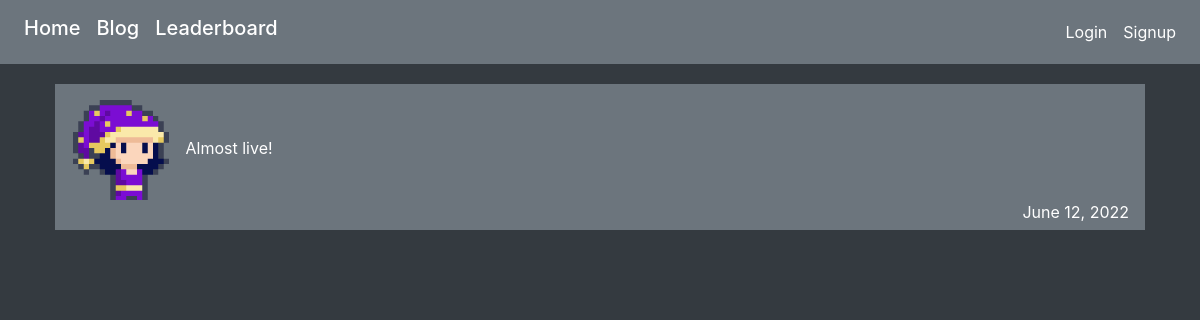
Screenshot of /blog/ with the database file from the repository.
### tweb/models.py (models this page shows)
class BlogPost(models.Model):
    title = models.CharField(max_length=255)
    content = models.TextField()
    image = models.ImageField(upload_to="blogImages")
    areCommentsAllowed = models.BooleanField()
    date = models.DateField(auto_now_add=True)
    author = models.ForeignKey(User, on_delete=models.CASCADE)

### tweb/views.py (the view)
# urls.py: path("blog/", BlogListView.as_view(), name="blog"),
class BlogListView(ListView):
    model = BlogPost
    template_name = "blogPost/blog.html"
    def get_context_data(self, **kwargs):
        context = super().get_context_data(**kwargs)
        context['now'] = timezone.now()
        return context

### tweb/context_processors.py (called while the page is built)
def userContext(request):
    try:
        CU = CustomUser.objects.get(pk = request.user.id)
    except:
        CU = None
    return {'CustomUserContext': CU}

### templates/blogPost/blog.html (shortened to what this page needs)
{% extends 'base.html' %}
{% block containerType %}blog-container{% endblock %}
{% block content %}
    <div class="blog-inner-container">
    {% for BlogPost in object_list reversed%}
        {% if forloop.first %}
            <a class="p-3 mb-2 bg-secondary text-white clickable-blog-div" href="{% url 'post' BlogPost.id %}">
                    <img alt="img" src="{{ BlogPost.image.url }}" width="100" height="100" style="margin-right:10px"> {{ BlogPost.title }}
        {% else %}
            <a class="p-3 mb-2 bg-secondary text-white clickable-blog-div" href="{% url 'post' BlogPost.id %}">
                <img alt="img" src="{{ BlogPost.image.url }}" width="100" height="100" style="margin-right:10px"> {{ BlogPost.title }}
        {% endif %}
        <p class="blogDateP">{{ BlogPost.date }}</p>
        </a> &nbsp
    {% endfor %}
    </div>
{% endblock %}

### static/style.css (style rules this page uses)
html,body { height:100%; }
.blog-inner-container { flex: 1; margin: 0 10px; }
.clickable-blog-div { cursor:pointer; display:block; }
.blogDateP { text-align: right; margin-bottom:-10px; }

### rows the page displays
BlogPost: image (picture), title "Almost live!", date "June 12, 2022"
